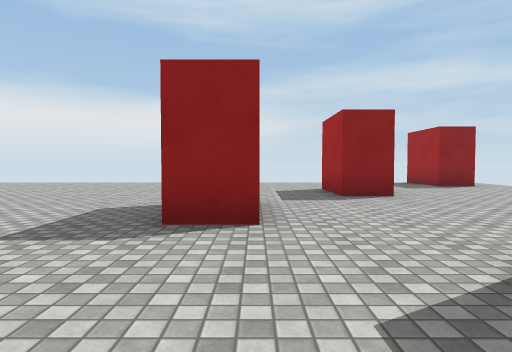
[1] (above)

18 first-person views from a walk through a 3-D level made in the Unity game engine. The camera is 1.2 m above the floor, tilts 2° down and sees 75° across. The floor is counted in squares, 2 m on a side. Each view is taken from the middle of a square. On the plan, view 1 faces up. The plan holds only what a view shows up to about 10 squares ahead; the rest is blank. Surface patterns are stand-ins for the level's own textures.

[2]
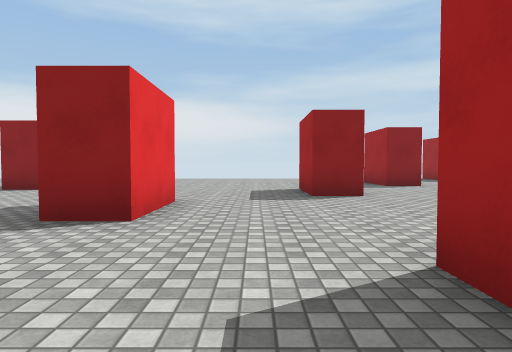

[3]
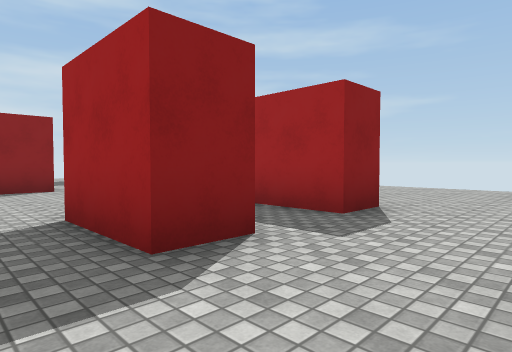

[4]
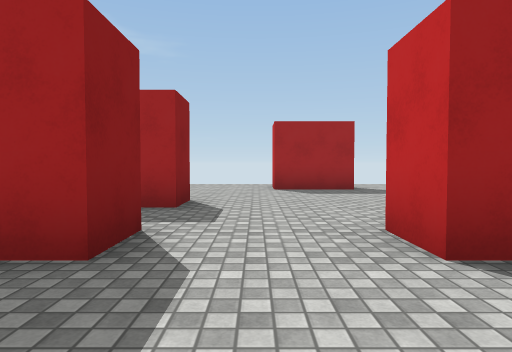

[5]
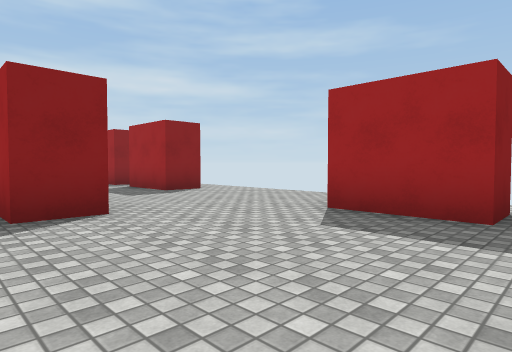

[6]
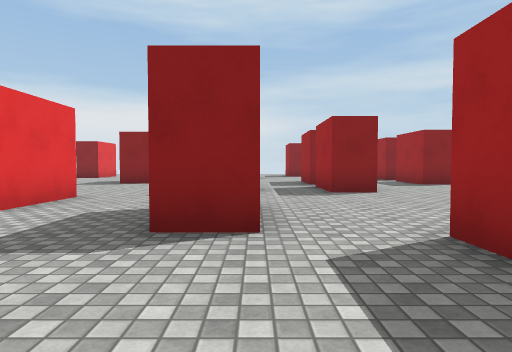

[7]
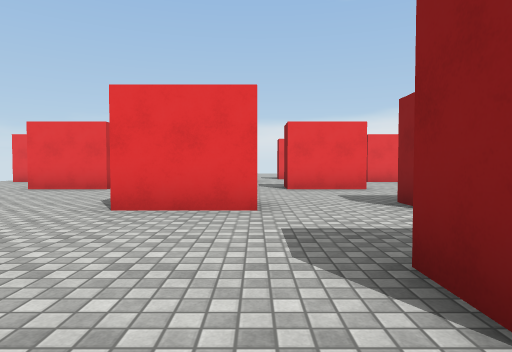

[8]
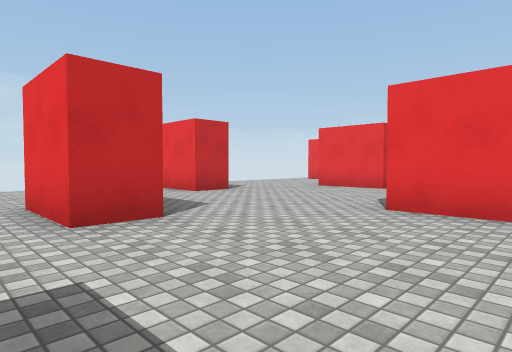

[9]
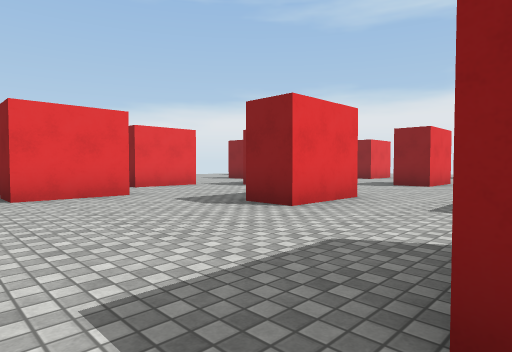

[10]
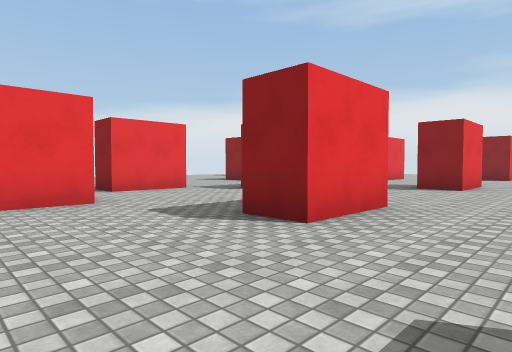

[11]
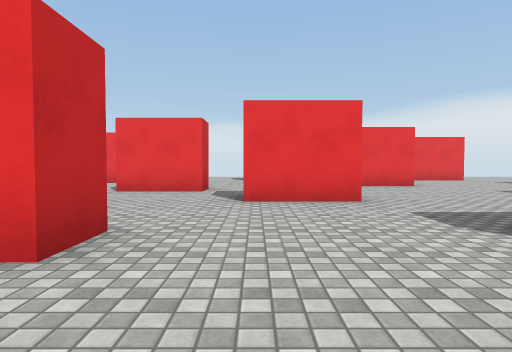

[12]
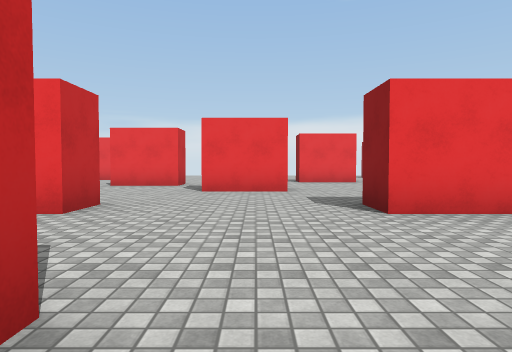

[13]
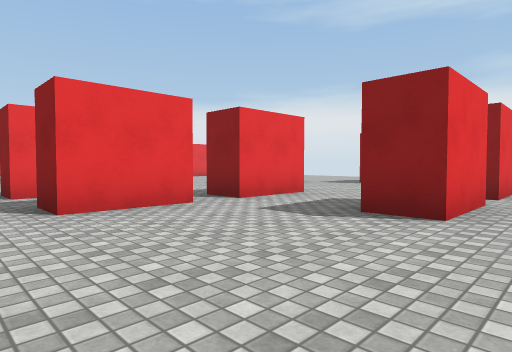

[14]
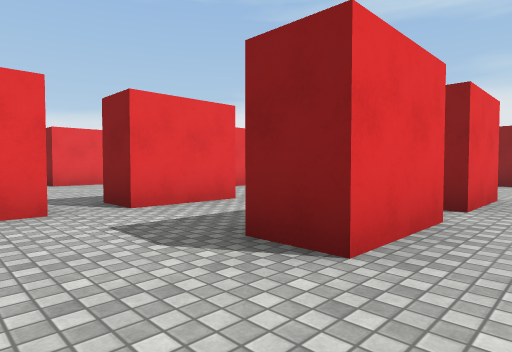

[15]
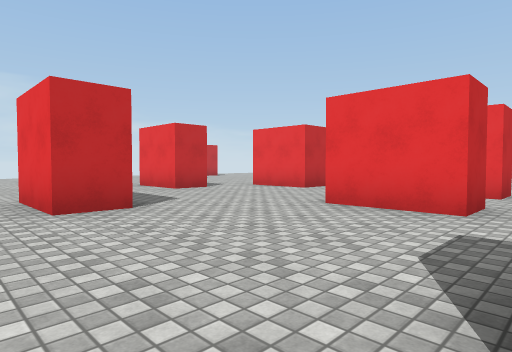

[16]
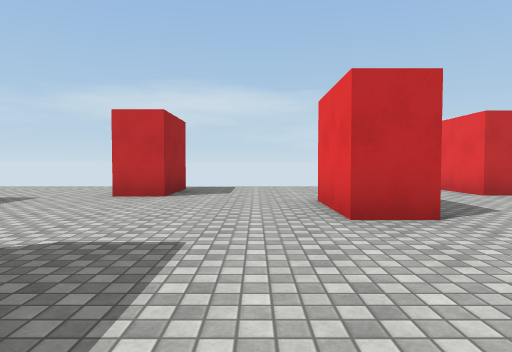

[17]
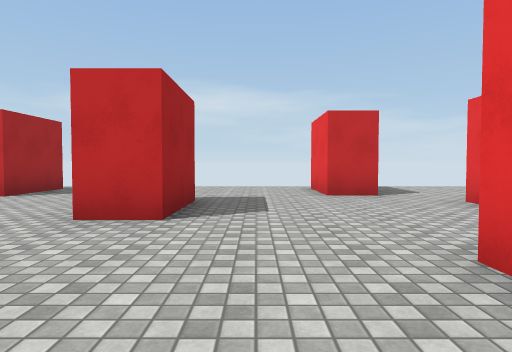

[18]
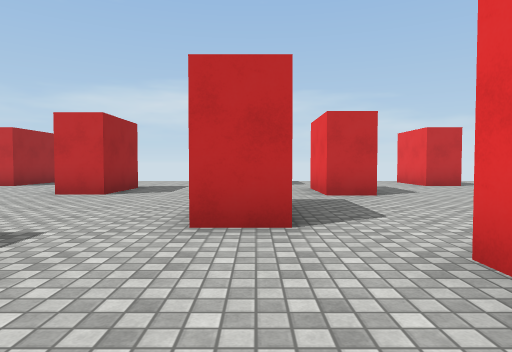

### Floor plan
Points are (right, up) in squares from view 1. A wall is a line through its corners. A room is listed if a view was taken in it or the views show most of it. See-through windows are left out.
Room 1 (views 1, 2, 3, 4, 5, 11, 12, 13, 14, 15)
walls: (-0.9, -3) (-0.9, -1) (0, -1) (0, -3) (-0.9, -3); (-0.9, -5.6) (-0.9, -5.3) (0, -5.3) (0, -7.1); (2.6, -1) (2.6, -3) (1.6, -3) (1.6, -1); (-3.3, 2.4) (-3.3, 0.5) (-4.4, 0.5); (2.6, 2) (2.6, -0.1); (0.1, 3.3) (-0.9, 3.3); (-7, 0.5) (-7, -1.4) (-8, -1.4); (1.6, -8) (1.6, -7.2) (2.6, -7.2); (5, -6.3) (5, -4.4) (5.9, -4.4) (5.9, -6.3); (-8, -5.3) (-7, -5.3); (5.9, 1.9) (5.9, -0.1) (5, -0.1) (5, 1.9); (-10.4, -2.2) (-10.4, -4.2)
ways out: opening at (-3, -6.2) to room 2; opening at (-9, -5) to room 3; opening at (-5.8, 1); opening at (1, 2.3); opening at (3.5, -6.5); opening at (3.5, 0.5); opening at (7, 0.5)
Room 2 (views 6, 7, 8, 9, 10, 16, 17)
walls: (-3.3, -7.9) (-3.3, -10); (-1, -11.6) (0, -11.6); (-3.8, -5.7) (-4.4, -5.7); (-8, -11.6) (-7, -11.6) (-7, -13.5); (0, -7.1) (-1, -7.1); (-7, -5.3) (-7, -7.1) (-8, -7.1); (-3.3, -3.8) (-3.3, -5.8); (-10.4, -8.1) (-10.4, -9.9)
ways out: opening at (-3, -6.2) to room 1; opening at (-9.5, -7.5) to room 3; opening at (-9, -11) to room 4; opening at (-5, -14); opening at (-1, -12)
Room 3 (view 18)
walls: (-12.4, -5.3) (-12.4, -7.1)
ways out: opening at (-9, -5) to room 1; opening at (-9.5, -7.5) to room 2; opening at (-11.7, -7)
Room 4 (no view inside)
walls: (-10.4, -9.9) (-11.4, -9.9); (-12.4, -11.6) (-12.4, -13.4); (-8, -13.5) (-8, -11.6)
ways out: opening at (-9, -11) to room 2; opening at (-12, -11); opening at (-11.5, -14); opening at (-9.5, -13.5)

Where each view was taken, in squares from view 1:
view 1: 0 up, 0 right, facing up
view 2: 3 down, 2 left, facing up
view 3: 5 down, 2 left, facing up-right
view 4: 4 down, 3 left, facing right
view 5: 7 down, 1 right, facing up-right
view 6: 10 down, 0 right, facing up
view 7: 8 down, 1 right, facing left
view 8: 8 down, 1 right, facing down-left
view 9: 11 down, 4 left, facing up-left
view 10: 10 down, 5 left, facing up-left
view 11: 4 down, 5 left, facing left
view 12: 3 down, 3 left, facing left
view 13: 4 down, 7 right, facing up-left
view 14: 2 down, 7 right, facing up-left
view 15: 0 up, 7 right, facing down-left
view 16: 8 down, 6 left, facing down
view 17: 8 down, 9 left, facing down
view 18: 5 down, 11 left, facing down
